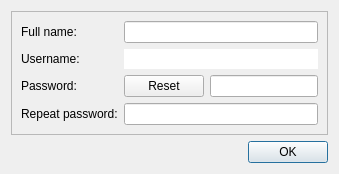
<?xml version="1.0" encoding="UTF-8"?>
<ui version="4.0">
 <class>studentEdit</class>
 <widget class="QDialog" name="studentEdit">
  <property name="geometry">
   <rect>
    <x>0</x>
    <y>0</y>
    <width>400</width>
    <height>300</height>
   </rect>
  </property>
  <property name="windowTitle">
   <string notr="true"/>
  </property>
  <layout class="QGridLayout" name="gridLayout">
   <property name="sizeConstraint">
    <enum>QLayout::SetFixedSize</enum>
   </property>
   <item row="1" column="0">
    <widget class="QFrame" name="buttonsFrame">
     <property name="sizePolicy">
      <sizepolicy hsizetype="Preferred" vsizetype="Fixed">
       <horstretch>0</horstretch>
       <verstretch>0</verstretch>
      </sizepolicy>
     </property>
     <property name="frameShape">
      <enum>QFrame::NoFrame</enum>
     </property>
     <property name="frameShadow">
      <enum>QFrame::Plain</enum>
     </property>
     <layout class="QHBoxLayout" name="horizontalLayout">
      <property name="leftMargin">
       <number>0</number>
      </property>
      <property name="topMargin">
       <number>0</number>
      </property>
      <property name="rightMargin">
       <number>0</number>
      </property>
      <property name="bottomMargin">
       <number>0</number>
      </property>
      <item alignment="Qt::AlignRight">
       <widget class="QPushButton" name="okButton">
        <property name="sizePolicy">
         <sizepolicy hsizetype="Fixed" vsizetype="Fixed">
          <horstretch>0</horstretch>
          <verstretch>0</verstretch>
         </sizepolicy>
        </property>
        <property name="text">
         <string notr="true">OK</string>
        </property>
       </widget>
      </item>
     </layout>
    </widget>
   </item>
   <item row="0" column="0">
    <widget class="QFrame" name="form">
     <property name="frameShape">
      <enum>QFrame::StyledPanel</enum>
     </property>
     <property name="frameShadow">
      <enum>QFrame::Raised</enum>
     </property>
     <layout class="QFormLayout" name="formLayout">
      <item row="0" column="0">
       <widget class="QLabel" name="nameLabel">
        <property name="text">
         <string extracomment="Student full name">Full name:</string>
        </property>
       </widget>
      </item>
      <item row="0" column="1">
       <widget class="QLineEdit" name="nameEdit">
        <property name="maxLength">
         <number>64</number>
        </property>
       </widget>
      </item>
      <item row="2" column="0">
       <widget class="QLabel" name="usernameLabel">
        <property name="text">
         <string extracomment="Student username">Username:</string>
        </property>
       </widget>
      </item>
      <item row="2" column="1">
       <widget class="QLineEdit" name="usernameEdit">
        <property name="frame">
         <bool>false</bool>
        </property>
        <property name="readOnly">
         <bool>true</bool>
        </property>
       </widget>
      </item>
      <item row="6" column="1">
       <widget class="QLineEdit" name="repeatPasswordEdit">
        <property name="maxLength">
         <number>32</number>
        </property>
        <property name="echoMode">
         <enum>QLineEdit::Password</enum>
        </property>
       </widget>
      </item>
      <item row="4" column="0">
       <widget class="QLabel" name="passwordLabel">
        <property name="text">
         <string>Password:</string>
        </property>
       </widget>
      </item>
      <item row="6" column="0">
       <widget class="QLabel" name="repeatPasswordLabel">
        <property name="text">
         <string>Repeat password:</string>
        </property>
       </widget>
      </item>
      <item row="4" column="1">
       <widget class="QFrame" name="passwordFrame">
        <property name="sizePolicy">
         <sizepolicy hsizetype="Preferred" vsizetype="Fixed">
          <horstretch>0</horstretch>
          <verstretch>0</verstretch>
         </sizepolicy>
        </property>
        <property name="frameShape">
         <enum>QFrame::NoFrame</enum>
        </property>
        <property name="frameShadow">
         <enum>QFrame::Plain</enum>
        </property>
        <layout class="QHBoxLayout" name="horizontalLayout_2">
         <property name="leftMargin">
          <number>0</number>
         </property>
         <property name="topMargin">
          <number>0</number>
         </property>
         <property name="rightMargin">
          <number>0</number>
         </property>
         <property name="bottomMargin">
          <number>0</number>
         </property>
         <item>
          <widget class="QPushButton" name="resetPasswordButton">
           <property name="text">
            <string>Reset</string>
           </property>
          </widget>
         </item>
         <item>
          <widget class="QLineEdit" name="passwordEdit">
           <property name="maxLength">
            <number>32</number>
           </property>
           <property name="echoMode">
            <enum>QLineEdit::Password</enum>
           </property>
          </widget>
         </item>
        </layout>
       </widget>
      </item>
     </layout>
    </widget>
   </item>
  </layout>
 </widget>
 <resources/>
 <connections/>
</ui>
